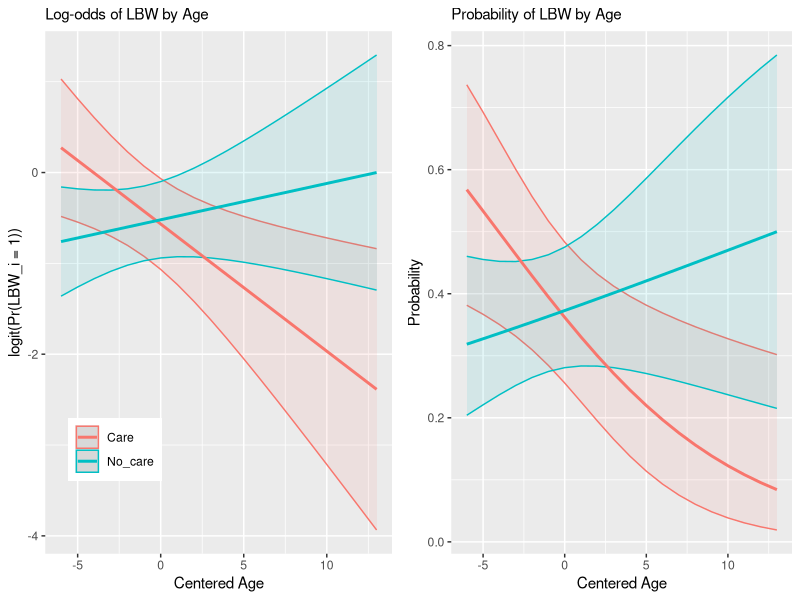
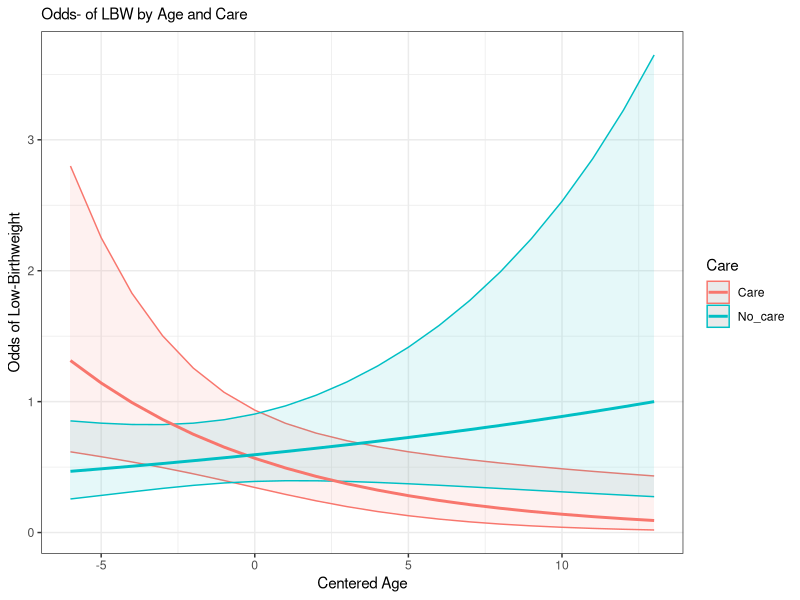

The R source for these figures, in order:
## ---- chunk 1
knitr::opts_chunk$set(echo = TRUE)
library(tidyverse)
library(effects)
library(gridExtra)
library(magrittr)
library(vcd)
library(knitr)
library(vcdExtra)
## ---- chunk 2
b.vals = c(-.52,.04,-.047,-.18)
age.vals = 17:36 - 23
X.mat = cbind(rep(1,2*length(age.vals)),
                   age.vals,
                   rep(c(1,0),c(length(age.vals),length(age.vals))),
                   age.vals * rep(c(1,0),c(length(age.vals),length(age.vals))))
colnames(X.mat) = c("Intercept","Age","Care","Age_Care")
res.mat = as_data_frame(X.mat)
res.mat$logit.odds = c(X.mat %*% b.vals)
res.mat$odds = exp(res.mat$logit.odds)
res.mat$probs = res.mat$odds / (1 + res.mat$odds)

cov.mat = matrix(c(0.046 ,0.002, -0.046, -0.002,
0.002, 0.002 ,-0.002, -0.002,
-0.046, -0.002, 0.111, 0.004,
-0.002 ,-0.002, 0.004 ,0.005),ncol = 4, byrow = TRUE)
comp.vec = c(1,1,1,1)
age.vec = c(1,1,0,0)

inv.logit = function(x){exp(x) / (1+ exp(x))}
res.mat = res.mat %>% mutate(var = cov.mat[1,1] +
                               Age^2 * cov.mat[2,2] +
                               Care^2 * cov.mat[3,3] + 
                               Age_Care^2 * cov.mat[4,4] +
                               2*Age*cov.mat[1,2] + 
                               2*Care*cov.mat[1,3] +
                               2 *Age_Care*cov.mat[1,4] +
                               2 * Age*Care * cov.mat[2,3] + 2 * Age * Age_Care * cov.mat[2,4] + 
                               2 * Care * Age_Care * cov.mat[3,4],
                             se = sqrt(var),
                             lower.logit = logit.odds - 1.96 * se,
                             upper.logit = logit.odds + 1.96 * se,
                             lower.odds = exp(lower.logit),
                             upper.odds = exp(upper.logit),
                             low.prob = inv.logit(lower.logit),
                             upper.prob = inv.logit(upper.logit)
                               )

res.mat$Care = ifelse(res.mat$Care == 1, "Care","No_care")

logit.plot = ggplot(res.mat, aes(x = Age,y = logit.odds, group = factor(Care),color = factor(Care))) +
  geom_ribbon(aes(ymin=lower.logit, ymax=upper.logit, fill = Care), alpha=0.1)+
  geom_line(size = 1) +
  theme(legend.position = c(.2, .2)) +
  guides(fill = FALSE) +
  labs(subtitle = "Log-odds of LBW by Age",
       x = "Centered Age",
       y = "logit(Pr(LBW_i = 1))",
       color = NULL)

odds.plot = ggplot(res.mat, aes(x = Age, y = odds, group = Care, color = Care)) + 
  geom_ribbon(aes(ymin = lower.odds, ymax = upper.odds, fill = Care), alpha = .1) +
  geom_line(size = 1) +
  theme_bw() +
  guides(fill = FALSE) +
  labs(subtitle = "Odds- of LBW by Age and Care",
       x = "Centered Age",
       y = "Odds of Low-Birthweight")


prob.plot = ggplot(res.mat, aes(x = Age,y = probs, group = factor(Care),color = factor(Care))) +
  geom_ribbon(aes(ymin = low.prob,ymax = upper.prob,fill = Care),alpha = .1) + 
  geom_line(size = 1) +
  guides(fill = FALSE, color = FALSE, group = FALSE) +
  labs(subtitle = "Probability of LBW by Age",
       x = "Centered Age",
       y = "Probability",
       color = "Pre-natal Care")
## ---- chunk 3
grid.arrange(logit.plot,prob.plot,ncol = 2)
## ---- chunk 4
odds.plot
## ---- chunk 5
seizure = matrix(c(5,4,1,7,39,9,3,15,17), ncol = 3, byrow = TRUE)
dimnames(seizure) = list(rater1 = c("no_seizures","partial","generalized"),rater2 = c("no_seizures","partial","generalized"))
Kappa(seizure)
Kappa(seizure,weights = "Fleiss-Cohen")
## ---- chunk 6
seiz.tab = as.data.frame(as.table(seizure))
# Uniform Exactness
seiz.tab$unifexact = as.numeric(seiz.tab$rater1 == seiz.tab$rater2)
# Pattern of Exact Agreement
seiz.tab$exact1 = as.numeric((seiz.tab$rater1 == "no_seizures") & (seiz.tab$rater2 == "no_seizures"))
seiz.tab$exact2 = as.numeric((seiz.tab$rater1 == "partial") & (seiz.tab$rater2 == "partial"))
seiz.tab$exact3 = as.numeric((seiz.tab$rater1 == "generalized") & (seiz.tab$rater2 == "generalized"))
## ---- chunk 7
# Independence Mode
m.ind = glm(Freq ~ rater1 + rater2, data = seiz.tab,
            family = poisson(log))
# Uniform Exact Association Model
m.ue = glm(Freq ~ rater1 + rater2 + unifexact, data = seiz.tab,
           family = poisson(log))
# Pattern of Exact Agreement
m.pea = glm(Freq ~ rater1 + rater2 + exact1 + exact2 + exact3, data = seiz.tab,
            family = poisson(log))

# Ordinal Scores
seiz.tab$r1score = rep(c(0,1,2),3)
seiz.tab$r2score = rep(c(0,1,2),c(3,3,3))

# Linear by Linear ASsociation Model
m.lbl = glm(Freq ~ rater1 + rater2 + r1score:r2score, data = seiz.tab,
            family = poisson(log))
m.lbl.ue = glm(Freq ~ rater1 + rater2 + r1score:r2score + unifexact, data = seiz.tab,
            family = poisson(log))
m.lbl.pea = glm(Freq ~ rater1 + rater2 + r1score:r2score + exact1 + exact2 + exact3, data = seiz.tab,
            family = poisson(log))
#m.lbl.ue[["deviance"]]
#m.lbl.ue[["df.residual"]]

deviance_frame = data_frame(
  model_name = c("Independence","Uniform Exact","Pattern of Exact Agreement","Linear-by-Linear","LxL UE"),
  deviance = c(m.ind[["deviance"]],m.ue[["deviance"]],m.pea[["deviance"]],m.lbl[["deviance"]],m.lbl.ue[["deviance"]]),
  dof = c(m.ind[["df.residual"]],m.ue[["df.residual"]],m.pea[["df.residual"]],m.lbl[["df.residual"]],m.lbl.ue[["df.residual"]])
)
options(digits = 9)
deviance_frame[,2] = round(deviance_frame[,2],4)
kable(deviance_frame)
## ---- chunk 8
kable(summary(m.pea)$coefficients)
